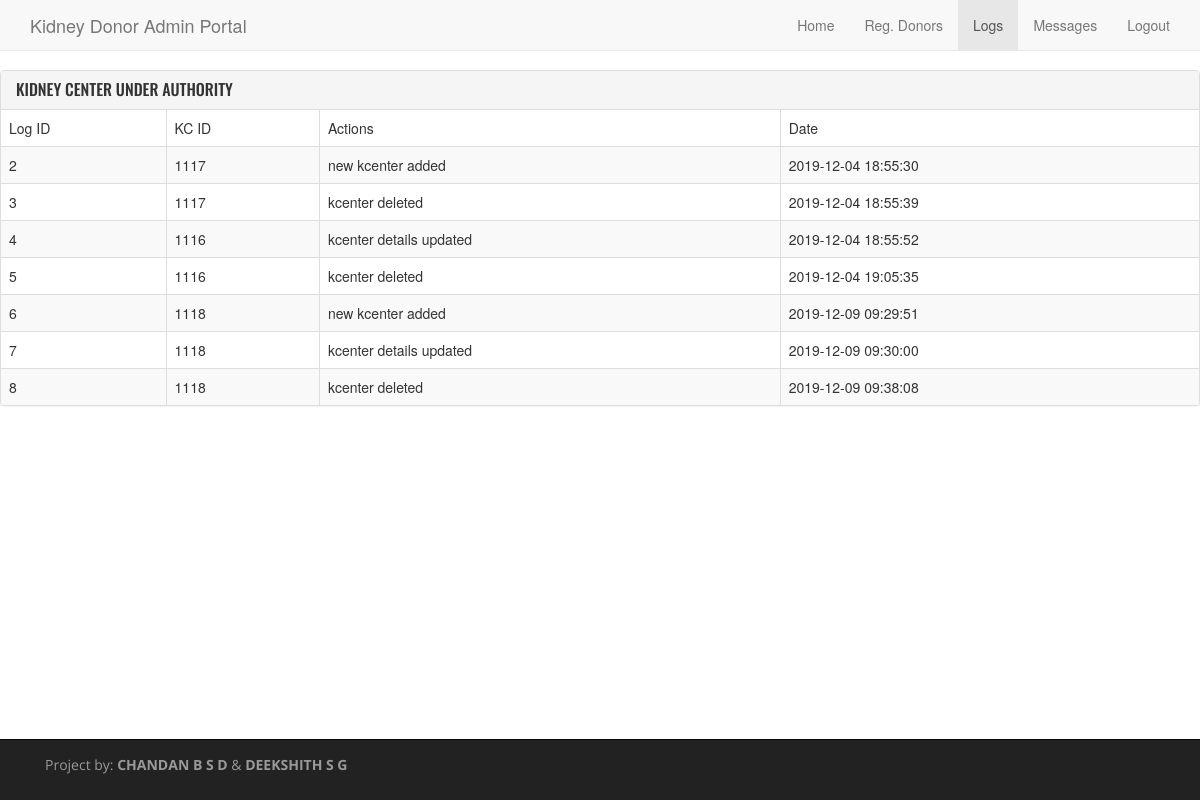
The app's page /admin/logs.php (signed in) with its own data.
### tables this page shows
CREATE TABLE `kcenter_logs` (
  `log_id` int(11) NOT NULL,
  `kcid` int(11) NOT NULL,
  `action` varchar(50) NOT NULL,
  `date` datetime NOT NULL
);

### admin/logs.php (the view, shortened to what this page needs)
<?php
      include ("includes/connect.php");
      if(!isset($_SESSION['uname'])){
          echo "<script>alert('Could not be accessed.Login again')</script>";
           header("location: http://localhost/proj/admin/index.php");
      }else{
          $query="SELECT * FROM kcenter_logs";
          $result=mysqli_query($conn,$query);
}?>
<!DOCTYPE html>
<html lang="en">
  <head>
    <link href="css/bootstrap.min.css" rel="stylesheet">
    <link href="css/custom.css" rel="stylesheet">
    <link href="http://netdna.bootstrapcdn.com/font-awesome/4.0.3/css/font-awesome.css" rel="stylesheet">
  </head>
  <body>
    <div class="navbar navbar-default navbar-fixed-top" role="navigation">
      <div class="container">
        <div class="navbar-header">
          <a class="navbar-brand" href="#">Kidney Donor Admin Portal</a>
        </div>
        <div class="navbar-collapse collapse">
          <ul class="nav navbar-nav navbar-right">
            <li><a href="home_admin.php">Home</a></li>
            <li><a href="donor_admin.php">Reg. Donors</a></li>
            <li  class="active"><a href="logs.php">Logs</a></li>
            <li><a href="contact_admin.php">Messages</a></li>
            <li><a href="logout_admin.php">Logout</a></li>
          </ul>
        </div>
      </div>
    </div>
       <div class="panel panel-default">
        <div class="panel-heading">
            <h3 class="panel-title">KIDNEY CENTER UNDER AUTHORITY</h3>
        </div>
        <table class="table table-bordered table-striped">
            <thead>
                <td>Log ID</td>
                <td>KC ID</td>
                <td>Actions</td>
                <td>Date</td>
            </thead>
            <tbody>
            <?php while($d=mysqli_fetch_assoc($result)):?>
                <tr>
                    <td><?= $d['log_id']; ?></td>
                    <td><?= $d['kcid']; ?></td>
                    <td><?= $d['action']; ?></td>
                    <td><?= $d['date']; ?></td>
                </tr>
            <?php endwhile; ?>
            </tbody>
        </table></div>
    <div class="navbar navbar-inverse navbar-fixed-bottom" role="navigation">
      <div class="container">
        <div class="navbar-text pull-left">
          <p>Project by: <b>CHANDAN B S D</b> & <b>DEEKSHITH S G</b></p>
        </div>
      </div>
    </div>
  </body>
</html>

### admin/css/custom.css (style rules this page uses)
body { padding-top: 70px; padding-bottom: 100px; }
p { font-family: 'Open Sans', sans-serif; }
h1, h2, h3, h4, h5, h6 { font-family: 'Oswald', sans-serif; }

### records on screen
kcenter_logs: log_id "2", kcid "1117", action "new kcenter added", date "2019-12-04 18:55:30"
kcenter_logs: log_id "3", kcid "1117", action "kcenter deleted", date "2019-12-04 18:55:39"
kcenter_logs: log_id "4", kcid "1116", action "kcenter details updated", date "2019-12-04 18:55:52"
kcenter_logs: log_id "5", kcid "1116", action "kcenter deleted", date "2019-12-04 19:05:35"
kcenter_logs: log_id "6", kcid "1118", action "new kcenter added", date "2019-12-09 09:29:51"
kcenter_logs: log_id "7", kcid "1118", action "kcenter details updated", date "2019-12-09 09:30:00"
kcenter_logs: log_id "8", kcid "1118", action "kcenter deleted", date "2019-12-09 09:38:08"
